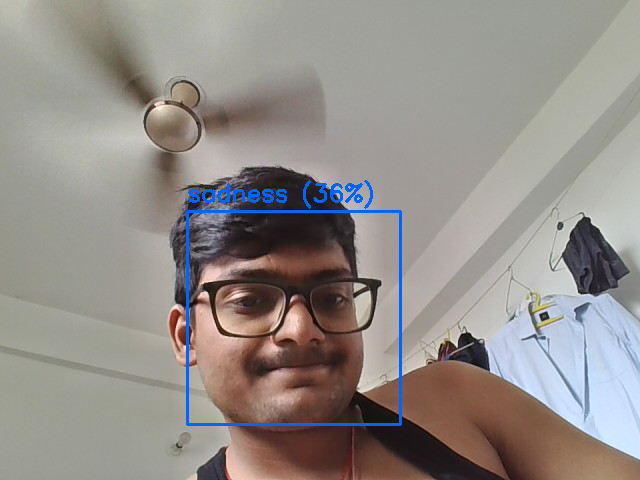
#> input picture snapshots/snapshot_1130455646556100.png, 640 x 480 px
$ python -i 01_data_prep.py   (imports and definitions only)
#> lines starting #> are read from the running program, lines starting #| are printed output that depends on the picture
"""
Data preparation for the Emotion Recognition project.

Dataset: 'facial_expressions' (muxspace) - built from LFW face crops,
labelled into 8 emotion categories. We keep the 6 categories with
enough samples for a meaningful train/test split (neutral, happiness,
surprise, sadness, anger, disgust) and drop fear/contempt (21 and 9
samples respectively - too few to split reliably). This mirrors the
"Data Imbalances" limitation already called out in the project report.

Steps:
  1. Read legend.csv (filename -> emotion label)
  2. Cap over-represented classes (neutral/happiness) via random
     sampling so the CNN/RNN aren't just learning to predict the
     majority class, while keeping the *relative* imbalance realistic.
  3. Run Haar Cascade face detection on each image and crop to the
     detected face (falls back to the full image if no face is found).
  4. Convert to grayscale, resize to 48x48, normalize to [0,1].
  5. Stratified train/test split (80/20), saved as .npy arrays.
"""
import os
import cv2
import numpy as np
import pandas as pd

RNG_SEED = 42
IMG_SIZE = 48
DATA_DIR = "facial_expressions-master"
IMAGES_DIR = os.path.join(DATA_DIR, "images")
LEGEND_PATH = os.path.join(DATA_DIR, "data", "legend.csv")
OUT_DIR = "arrays"
# [1 line not run here, left out]

KEEP_CLASSES = ["neutral", "happiness", "surprise", "sadness", "anger", "disgust"]
CAP_PER_CLASS = 700  # downsample majority classes for faster, less biased training

rng = np.random.default_rng(RNG_SEED)

face_cascade = cv2.CascadeClassifier(
    cv2.data.haarcascades + "haarcascade_frontalface_default.xml"
)


def load_and_crop_face(path):
#> called with path = 'snapshots/snapshot_1130455646556100.png'
    img = cv2.imread(path)
#> img is the input picture: shape (480, 640, 3); mean B, G, R 137.5, 141.7, 147
    if img is None:
        return None
    gray = cv2.cvtColor(img, cv2.COLOR_BGR2GRAY)
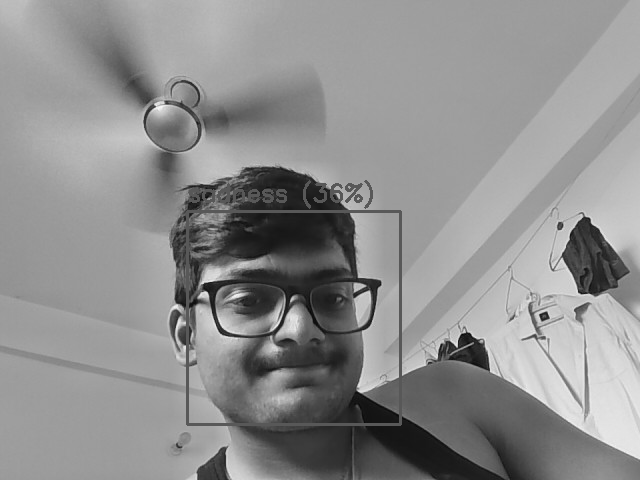
#> gray: shape (480, 640); min 7, max 248, mean 142.8
    faces = face_cascade.detectMultiScale(gray, scaleFactor=1.1, minNeighbors=5, minSize=(30, 30))
#> faces = [[189, 213, 211, 211]]
    if len(faces) > 0:
        # take the largest detected face
        x, y, w, h = max(faces, key=lambda f: f[2] * f[3])
#> x = 189; y = 213; w = 211; h = 211
        crop = gray[y:y + h, x:x + w]
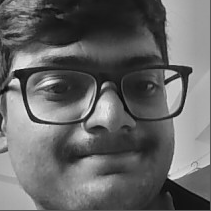
#> crop: shape (211, 211); min 7, max 243, mean 101.9
    else:
        crop = gray  # fall back to full frame if Haar cascade finds nothing
    crop = cv2.resize(crop, (IMG_SIZE, IMG_SIZE))
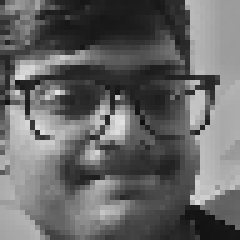
#> crop: shape (48, 48) (shown 5 times larger); min 15, max 227, mean 102.1
    return crop


# [54 lines left out: function main, not called in this run]


# [2 lines not run here, left out]

>>> result = load_and_crop_face('snapshots/snapshot_1130455646556100.png')

$ run again, on snapshots/snapshot_1130471669303300.png
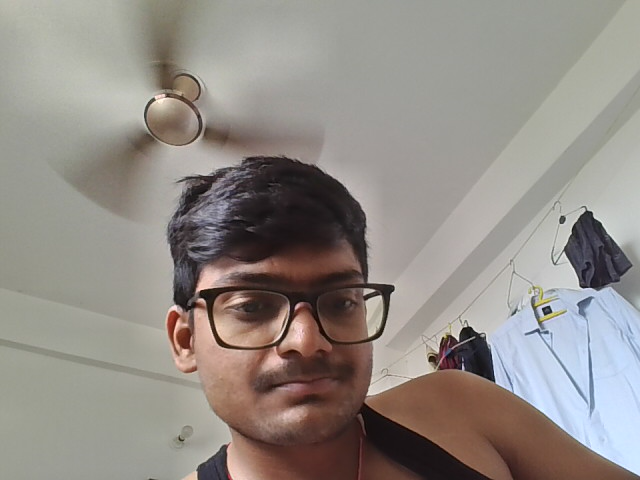
#> input picture snapshots/snapshot_1130471669303300.png, 640 x 480 px
#> in load_and_crop_face, img is the input picture: shape (480, 640, 3); mean B, G, R 134.8, 140.5, 146.8
#> in load_and_crop_face, `gray = cv2.cvtColor(img, cv2.COLOR_BGR2GRAY)`:
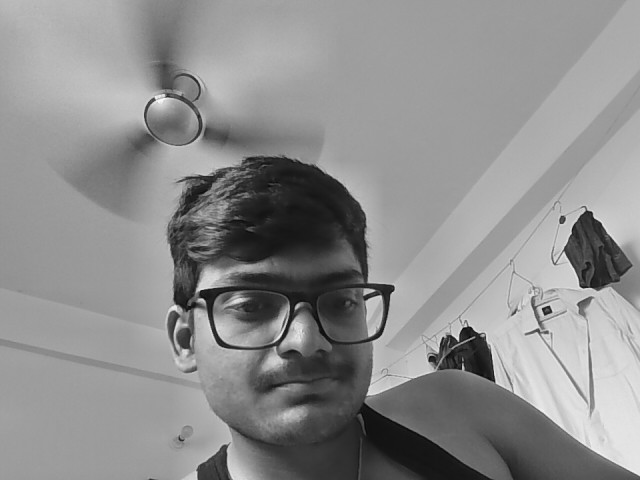
#> gray: shape (480, 640); min 7, max 251, mean 141.7
#> faces = ()
#> in load_and_crop_face, `crop = cv2.resize(crop, (IMG_SIZE, IMG_SIZE))`:
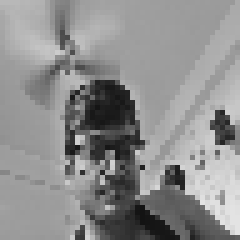
#> crop: shape (48, 48) (shown 5 times larger); min 19, max 228, mean 142
